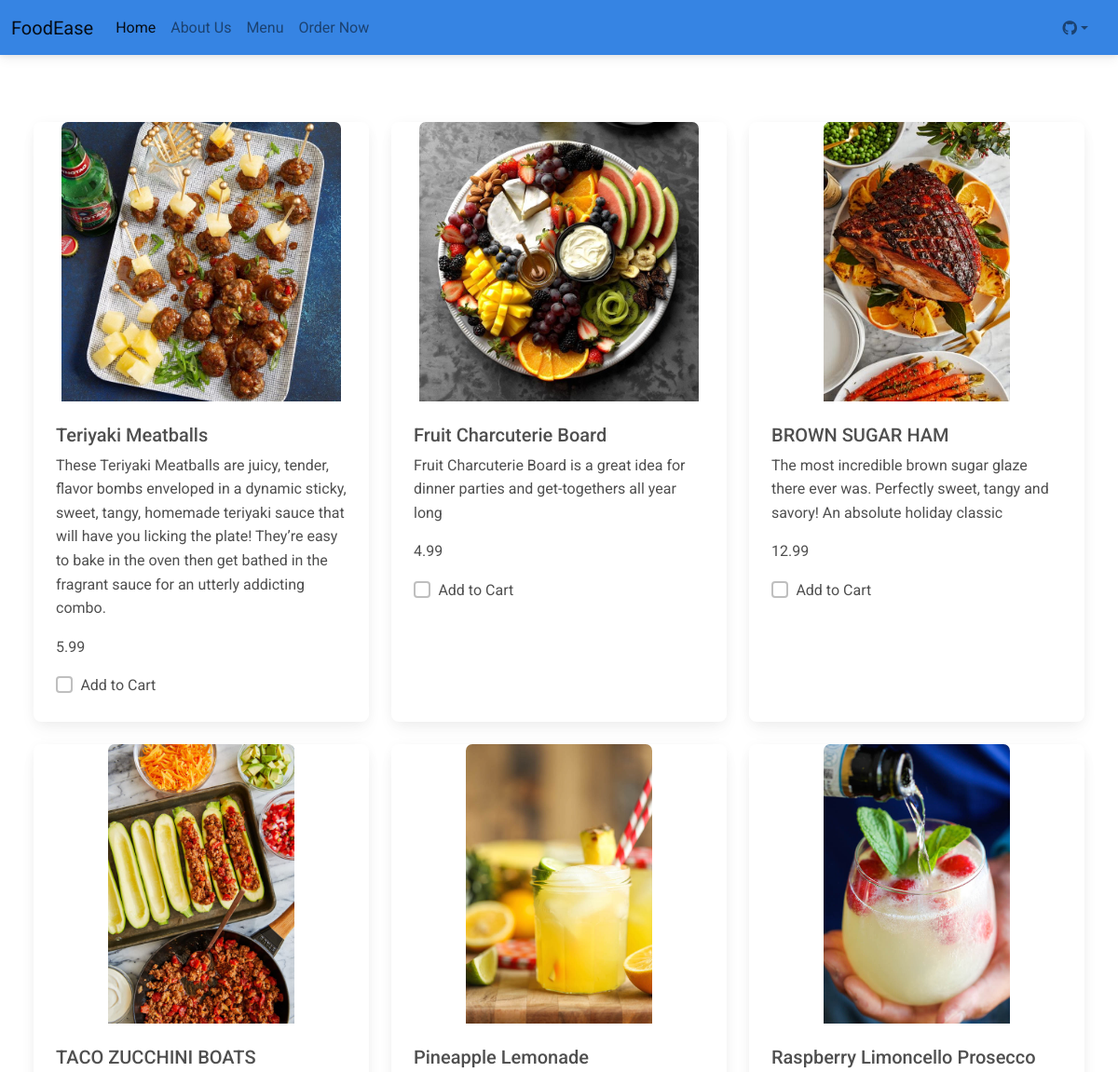
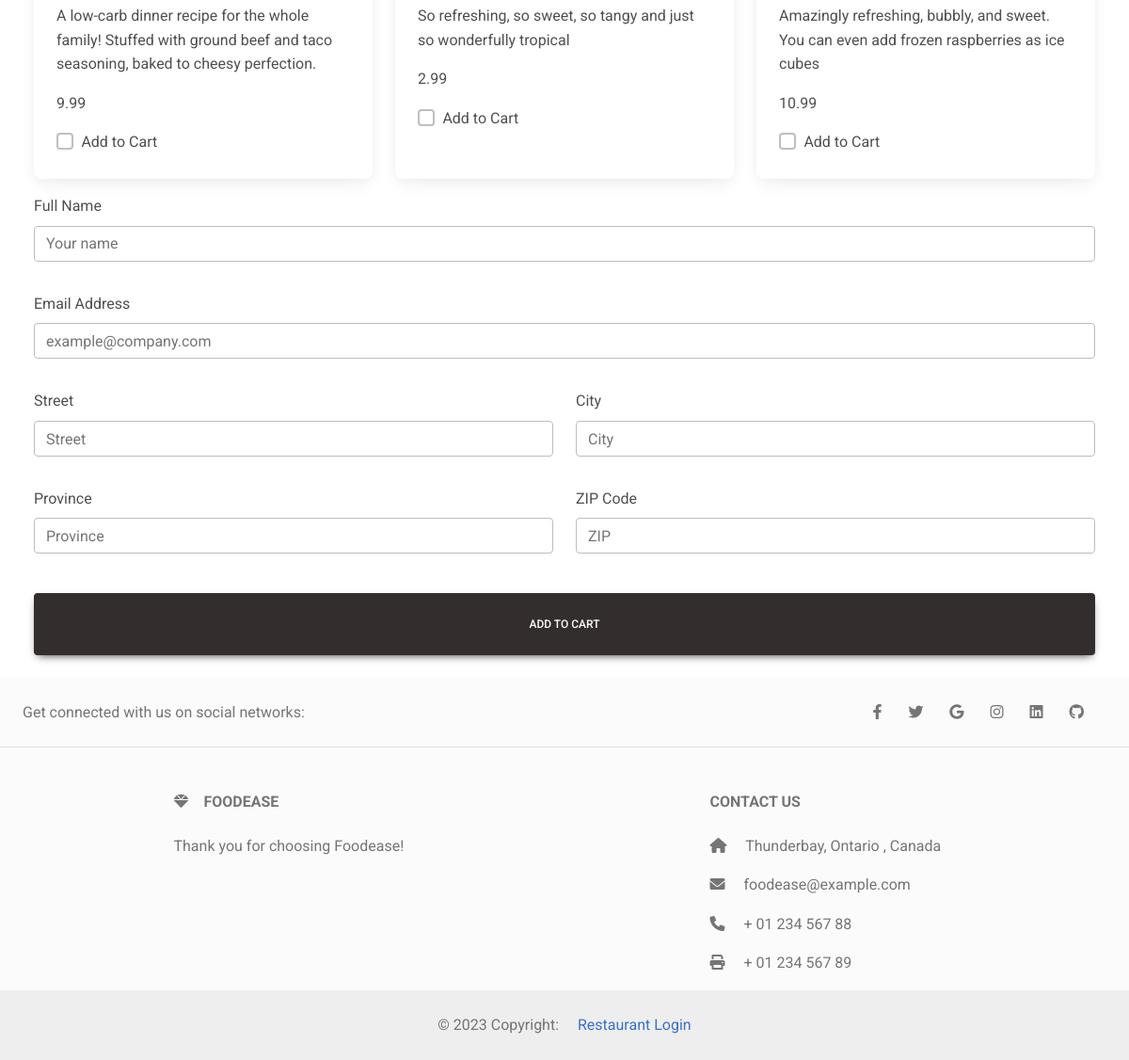
/order/ (signed in), run on the app's committed database (2 pictures, top to bottom).
### customer/models.py (models this page shows, shortened)
class MenuItem(models.Model):
    name = models.CharField(max_length=1000)
    description = models.TextField()
    image = models.ImageField(upload_to='menu_images/')
    price = models.DecimalField(max_digits=5, decimal_places=2)
    category= models.ManyToManyField('Category', related_name= 'item')

### customer/views.py (the view, shortened to what this page needs)
# urls.py: path('order/',Order.as_view(),name='order'),
class Order(LoginRequiredMixin,View):
    def get(self, request, *args, **kwargs):
        items = []
        items = MenuItem.objects.all()
        appetizers = MenuItem.objects.filter(category__name__contains='Appetizer')
        entres = MenuItem.objects.filter(category__name__contains='Entre')
        drinks = MenuItem.objects.filter(category__name__contains='Drink')
        context = {
            'appetizers': appetizers,
            'entres': entres,
            'drinks': drinks,
            'items' : items,
        }
        return render(request, 'customer/order.html', context)

### customer/templates/customer/order.html (shortened to what this page needs)
{% extends 'customer/base.html' %}
{% block content %}
<div class="container-fluid">
        <div class="col-md-12 col-sm-12 p-4">
            <form method="POST">
                <div class="pt-5">
                    <div class="row row-cols-1 row-cols-md-3 g-4">
                        {% for item in items%}
                        <div class="col">
                            <div class="card h-100">
                                <img src="{{ item.image.url }}" class="card-img-top" style="max-height: 300px; width: auto; margin: 0 auto;" alt="Menu Item Image"/>                                <div class="card-body">
                                    <h5 class="card-title">{{ item.name }}</h5>
                                    <p class="card-text">{{ item.description }}</p>
                                    <p class="card-text">{{ item.price }}</p>
                                    <div class="form-check">
                                        <input class="form-check-input" type="checkbox" name="items[]" value="{{ item.pk }}" id="flexCheckDefault">
                                        <label class="form-check-label" for="flexCheckDefault">
                                            Add to Cart
                                        </label>
                                    </div>
                                </div>
                            </div>
                        </div>
                        {% endfor %}
                    </div>
                </div>
                <div class="form-group pt-3">
                    <label for="name">Full Name</label>
                    <input required class="form-control" type="text" placeholder="Your name" name="name"/>
                </div>
                <div class="form-group pt-3">
                    <label for="email">Email Address</label>
                    <input required class="form-control" type="text" placeholder="example@company.com" name="email"/>
                </div>
                <div class="row">
                    <div class="col-md-6">
                        <div class="form-group pt-3">
                            <label for="street">Street</label>
                            <input  class="form-control" type="text" placeholder="Street" name="street"/>
                        </div>
                    </div>
                    <div class="col-md-6">
                        <div class="form-group pt-3">
                            <label for="city">City</label>
                            <input required class="form-control" type="text" placeholder="City" name="city"/>
                        </div>
                    </div>
                </div>
                <div class="row">
                    <div class="col-md-6">
                        <div class="form-group pt-3">
                            <label for="province">Province</label>
                            <input required class="form-control" type="text" placeholder="Province" name="province"/>
                        </div>
                    </div>
                    <div class="col-md-6">
                        <div class="form-group pt-3">
                            <label for="zip_code">ZIP Code</label>
                            <input required class="form-control" type="text" placeholder="ZIP" name="zip_code"/>
                        </div>
                    </div>
                </div>
                <br>
                <button type="button" class="btn btn-dark col-md-12 col-sm-12 p-4" data-mdb-toggle="modal" data-mdb-target="#submitModal">
                    Add to Cart
                </button>
            </form>
        </div>
    </div>
{% endblock content %}

### customer/templates/customer/base.html (shortened to what this page needs)
<!DOCTYPE html>
<html lang="en">
<head>
    <link rel="stylesheet" href="https://stackpath.bootstrapcdn.com/bootstrap/4.3.1/css/bootstrap.min.css">
<link
href="https://cdnjs.cloudflare.com/ajax/libs/font-awesome/6.0.0/css/all.min.css"
rel="stylesheet"
/>
<link
href="https://cdnjs.cloudflare.com/ajax/libs/mdb-ui-kit/6.2.0/mdb.min.css"
rel="stylesheet"
/>
</head>
<body>
    {%include 'customer/navigation.html'%}
    {%block content%}
    {%endblock content%}
    {%include 'customer/footer.html'%}
</body>
</html>

### customer/templates/customer/navigation.html (shortened to what this page needs)
<nav class="navbar navbar-expand-lg navbar-light" style="background-color: #3684e3">
    <div class="container-fluid me-auto mb-2 mb-lg-0">
      <a class="navbar-brand" href="{% url 'index' %}">FoodEase</a>
      <div class="collapse navbar-collapse" id="navbarNav">
        <ul class="navbar-nav d-flex">
          <li class="nav-item">
            <a class="nav-link active" aria-current="page" href="{% url 'index'%}">Home</a>
          </li>
          <li class="nav-item">
            <a class="nav-link" href="{% url 'about'%}">About Us</a>
          </li>
          <li class="nav-item">
            <a class="nav-link" href="{% url 'menu'%}">Menu</a>
          </li>
          <ul class="navbar-nav d-flex flex-row me-1">
            <li class="nav-item me-3 me-lg-0">
              <a class="nav-link " href="{% url 'order' %}"> Order Now</a>
            </li>
          </ul>
        </ul>
      </div>
      <div class="d-flex align-items-center">
        <div class="container-fluid">
          <ul class="navbar-nav">
            <li class="nav-item dropdown">
              <a
                class="nav-link dropdown-toggle d-flex align-items-center"
                href="#"
                id="navbarDropdownMenuLink"
                role="button"
                data-mdb-toggle="dropdown"
                aria-expanded="false"
              >
             <i class="fab fa-github"></i>
            </a>
            </li>
          </ul>
        </div>
    </div>
  </nav>

### customer/templates/customer/footer.html
<footer class="text-center text-lg-start bg-light text-muted">
    <section class="d-flex justify-content-center justify-content-lg-between p-4 border-bottom">
      <div class="me-5 d-none d-lg-block">
        <span>Get connected with us on social networks:  </span>
      </div>
      <div>
        <a href="https://www.facebook.com/" class="me-4 text-reset">
          <i class="fab fa-facebook-f"></i>
        </a>
        <a href="https://www.twitter.com/" class="me-4 text-reset">
          <i class="fab fa-twitter"></i>
        </a>
        <a href="https://www.google.com/" class="me-4 text-reset">
          <i class="fab fa-google"></i>
        </a>
        <a href="https://www.instagram.com/" class="me-4 text-reset">
          <i class="fab fa-instagram"></i>
        </a>
        <a href="https://ca.linkedin.com/" class="me-4 text-reset">
          <i class="fab fa-linkedin"></i>
        </a>
        <a href="https://github.com/ThryLox" class="me-4 text-reset">
          <i class="fab fa-github"></i>
        </a>
      </div>
    </section>
    <section class="">
      <div class="container text-center text-md-start mt-5">
        <div class="row mt-3">
          <div class="col-md-3 col-lg-4 col-xl-3 mx-auto mb-4">
            <h6 class="text-uppercase fw-bold mb-4">
              <i class="fas fa-gem me-3"></i>FoodEase
            </h6>
            <p>
              Thank you for choosing Foodease!
            </p>
          </div>
          <div class="col-md-4 col-lg-3 col-xl-3 mx-auto mb-md-0 mb-4">
            <h6 class="text-uppercase fw-bold mb-4">Contact Us</h6>
            <p><i class="fas fa-home me-3"></i> Thunderbay, Ontario , Canada</p>
            <p>
              <i class="fas fa-envelope me-3"></i>
              foodease@example.com
            </p>
            <p><i class="fas fa-phone me-3"></i> + 01 234 567 88</p>
            <p><i class="fas fa-print me-3"></i> + 01 234 567 89</p>
          </div>
        </div>
      </div>
    </section>
    <div class="text-center p-4" style="background-color: rgba(0, 0, 0, 0.05);">
      © 2023 Copyright:
      <a class="ml-3" href="{% url 'dashboard' %}"> Restaurant Login</a>
    </div>
  </footer>

### data on the page
MenuItem: image (picture), name "Teriyaki Meatballs", description "These Teriyaki Meatballs are juicy, tender, flavor bombs enveloped in a dynamic sticky, sweet, tangy, homemade teriyaki sauce that will have you licking the plate! They’re easy to bake in the oven then get bathed in the fragrant sauce for an utterly addicting combo.", price "5.99"
MenuItem: image (picture), name "Fruit Charcuterie Board", description "Fruit Charcuterie Board is a great idea for dinner parties and get-togethers all year long", price "4.99"
MenuItem: image (picture), name "BROWN SUGAR HAM", description "The most incredible brown sugar glaze there ever was. Perfectly sweet, tangy and savory! An absolute holiday classic", price "12.99"
MenuItem: image (picture), name "TACO ZUCCHINI BOATS", description "A low-carb dinner recipe for the whole family! Stuffed with ground beef and taco seasoning, baked to cheesy perfection.", price "9.99"
MenuItem: image (picture), name "Pineapple Lemonade", description "So refreshing, so sweet, so tangy and just so wonderfully tropical", price "2.99"
MenuItem: image (picture), name "Raspberry Limoncello Prosecco", description "Amazingly refreshing, bubbly, and sweet. You can even add frozen raspberries as ice cubes", price "10.99"
